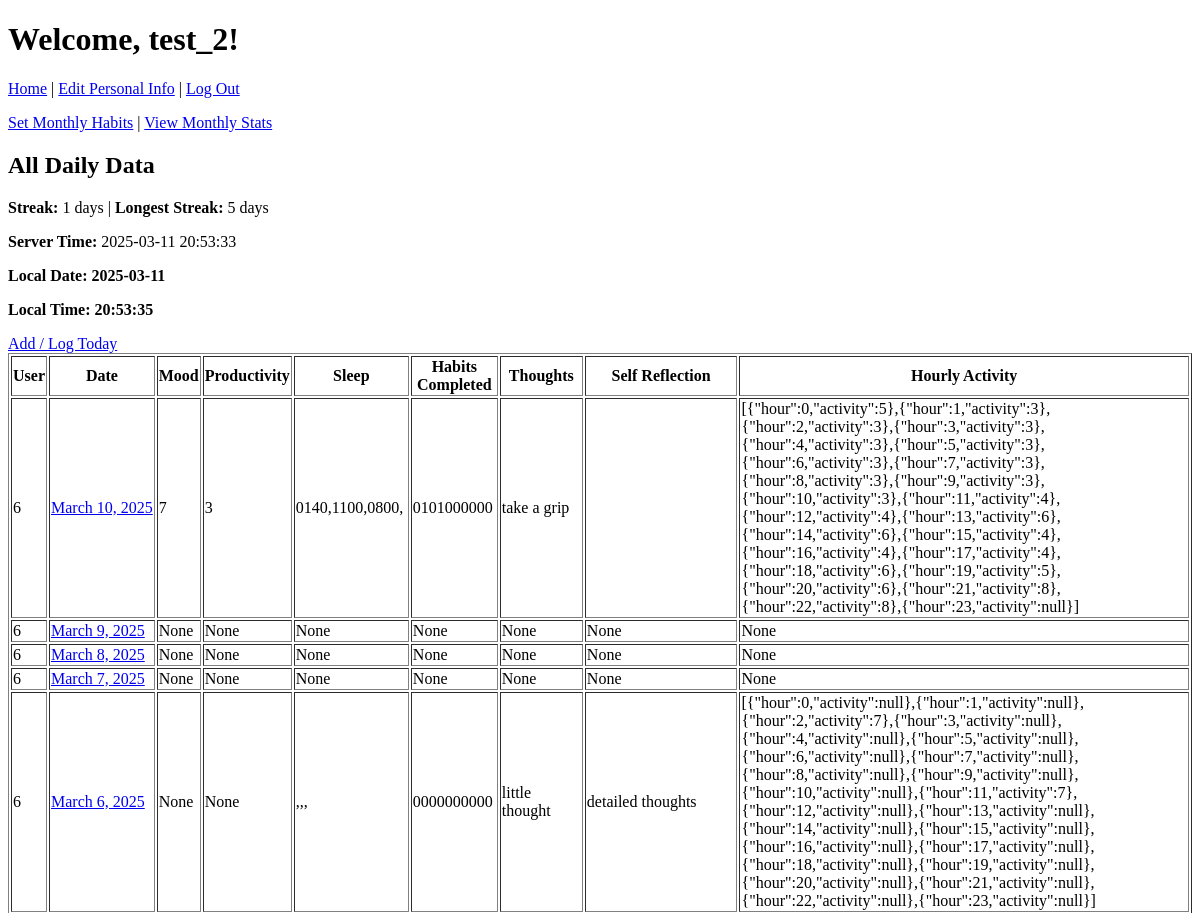
Page / (signed in, upper part) on the earlier database version.
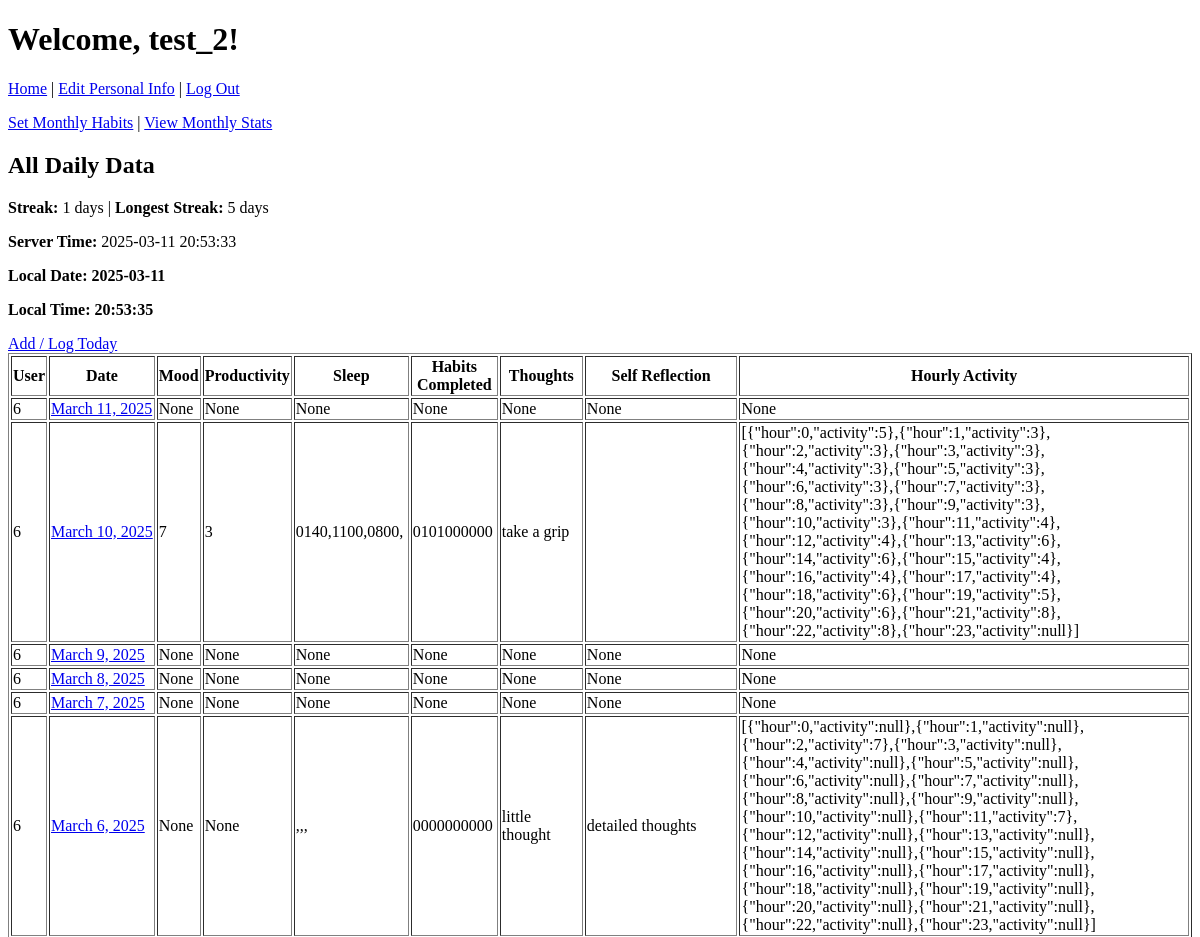
Same page on the later database version.
### mainpage/models.py (models this page shows, shortened)
class DailyData(models.Model):
    user_id = models.IntegerField()
    date = models.DateField()
    mood_rating = models.IntegerField(null=True, blank=True)
    productivity_score = models.IntegerField(null=True, blank=True)
    sleep = models.TextField(null=True, blank=True)
    habits_completed = models.TextField(null=True, blank=True)
    thoughts = models.TextField(null=True, blank=True)
    self_reflection = models.TextField(null=True, blank=True)
    hourly_activity_logging = models.TextField(null=True, blank=True)
    class Meta:
        unique_together = ("user_id", "date")

### mainpage/views.py (the view)
# urls.py: path('', main_page_view, name='main_page'),
@login_required
def main_page_view(request):
    all_data = DailyData.objects.filter(user_id=request.user.id).order_by('-date')
    streak_obj, _ = Streak.objects.get_or_create(user_id=request.user.id)
    streak_data = streak_obj.streak_data or {}
    server_time = now()
    context = {
        "all_data": all_data,
        "username": request.user.username,
        "current_streak": streak_data.get("current_streak", 0),
        "longest_streak": streak_data.get("longest_streak", 0),
        "server_time": server_time,
    }
    return render(request, 'mainpage/main.html', context)

### mainpage/templates/mainpage/main.html (shortened to what this page needs)
{% extends "authapp/mainpage.html" %}
{% load static %}
{% block content %}
<h2>All Daily Data</h2>
<p><strong>Streak:</strong> {{ current_streak }} days  |
   <strong>Longest Streak:</strong> {{ longest_streak }} days
</p>
<p><strong>Server Time:</strong> {{ server_time|date:"Y-m-d H:i:s" }}</p>
<p id="local-date" style="font-weight:bold;">Date: --</p>
<p id="local-time" style="font-weight:bold;">Time: --:--:--</p>
<a id="log-today-link" href="#">Add / Log Today</a>
<table border="1">
    <tr>
        <th>User</th>
        <th>Date</th>
        <th>Mood</th>
        <th>Productivity</th>
        <th>Sleep</th>
        <th>Habits Completed</th>
        <th>Thoughts</th>
        <th>Self Reflection</th>
        <th>Hourly Activity</th>
    </tr>
    {% for row in all_data %}
    <tr>
        <td>{{ row.user_id }}</td>
        <td style="white-space: nowrap;">
            <a href="{% url 'day_view' year=row.date.year month=row.date.month day=row.date.day %}">
                {{ row.date }}
            </a>
        </td>
        <td>{{ row.mood_rating }}</td>
        <td>{{ row.productivity_score }}</td>
        <td>{{ row.sleep }}</td>
        <td>{{ row.habits_completed }}</td>
        <td>{{ row.thoughts }}</td>
        <td>{{ row.self_reflection }}</td>
        <td>{{ row.hourly_activity_logging }}</td>
    </tr>
    {% empty %}
    <tr>
      <td colspan="9">No records found.</td>
    </tr>
    {% endfor %}
</table>
{% endblock %}

Differences in the rows shown:
added DailyData: user_id "6", date "March 11, 2025", mood_rating "None", productivity_score "None", sleep "None", habits_completed "None", thoughts "None", self_reflection "None", hourly_activity_logging "None"
